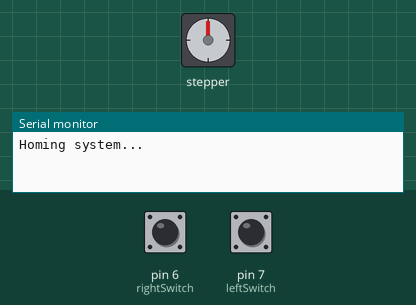
Recording of a sketch running on a simulated Arduino Uno, built with avr-gcc and run on an emulated ATmega328P. On the bench: stepper motor, the last lines printed to the serial monitor. Inputs (shaded band) come from the test bench; at power-on: pin 7 (leftSwitch) HIGH, pin 6 (rightSwitch) HIGH. Stepper angles assume 200 steps per turn.

Above: at 0.8 s.
0.9 s: pin 7 (leftSwitch) pulled LOW for 0.15 s
At 1.8 s:
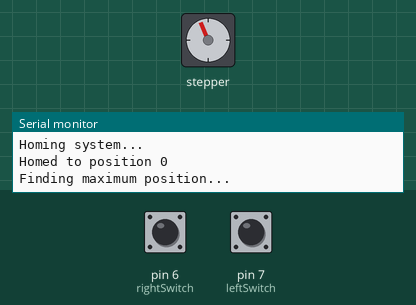
4.0 s: pin 6 (rightSwitch) pulled LOW for 0.15 s
At 4.3 s:
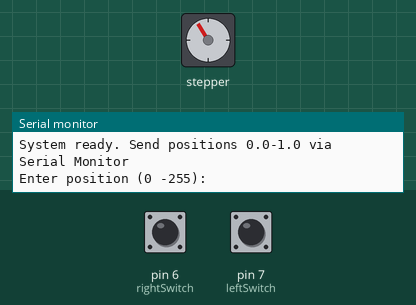
Timing chart, 0 to 7.0 s (numbered marks = the images above; inputs shaded):
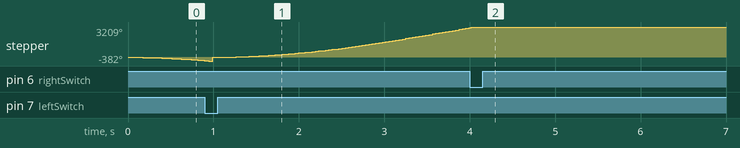

The sketch:

belt_trial_1.ino
```cpp
#include <AccelStepper.h>
#include <ezButton.h>

// Stepper pins (DM542T connections)
#define PULSE_PIN 9   // STEP to DM542T PUL+
#define DIR_PIN 8     // DIR to DM542T DIR+
AccelStepper stepper(AccelStepper::DRIVER, PULSE_PIN, DIR_PIN);

// Limit switches
ezButton leftSwitch(7);   // Left limit switch (position 0)
ezButton rightSwitch(6);  // Right limit switch (max position)

// Position tracking
long maxPosition = 2176;   // Your calibrated maximum steps
bool systemHomed = false;

void setup() {
  Serial.begin(9600);

  // Initialize limit switches with internal pull-ups
  leftSwitch.setDebounceTime(50);
  rightSwitch.setDebounceTime(50);

  // Configure stepper motor parameters (from DM542T manual [7.1-7.2.2])
  stepper.setMaxSpeed(1000);     // 1000 steps/sec (adjust based on mechanical limits)
  stepper.setAcceleration(500);  // Smooth acceleration (steps/sec²)

  homeSystem();  // Begin automatic homing sequence
}

void homeSystem() {
  Serial.println("Homing system...");

  // Phase 1: Move left until left switch is triggered
  while(leftSwitch.getState() == HIGH) {
    leftSwitch.loop();
    stepper.moveTo(-100000);  // Large negative value for continuous movement
    stepper.run();
  }

  stepper.stop();
  stepper.setCurrentPosition(0);
  Serial.println("Homed to position 0");

  // Phase 2: Find maximum position
  findMaxPosition();
}

void findMaxPosition() {
  Serial.println("Finding maximum position...");

  // Move right until right switch is triggered
  while(rightSwitch.getState() == HIGH) {
    rightSwitch.loop();
    stepper.moveTo(100000);  // Large positive value for continuous movement
    stepper.run();

    // Update max position tracking
    if(stepper.currentPosition() > maxPosition) {
      maxPosition = stepper.currentPosition();
    }
  }

  stepper.stop();
  stepper.setCurrentPosition(maxPosition);
  systemHomed = true;
  Serial.print("Max position found: ");
  Serial.println(maxPosition);
  Serial.println("System ready. Send positions 0.0-1.0 via Serial Monitor");
}

void loop() {
  leftSwitch.loop();
  rightSwitch.loop();

  if(systemHomed) {
    handleSerialInput();
    //stepper.run();

    // Safety constraints
    //if(stepper.targetPosition() < 0) stepper.stop();
    //stepper.moveTo(0)
    //if(stepper.targetPosition() > maxPosition) stepper.stop();
    //stepper.moveTo(maxPosition)
  }
}

union {
  byte bytes[4];
  float value;
} floatUnion;

void handleSerialInput() {
  float input = -1.0;
  bool validInput = false;

  Serial.println("Enter position (0 -255):");

  while (!validInput) {
    if (Serial.available() >= 1) {  // Wait for 1 byte (0–255)
      int byteValue = Serial.read(); // Read the single byte (0–255)
      input = byteValue / 255.0;     // Convert to 0.0–1.0
      Serial.println(input);
      // Validate (technically redundant but kept for safety)
      if (input >= 0.0 && input <= 1.0) {
        validInput = true;
      } else {
        Serial.print("Corrupted data: ");
        Serial.print(input, 3);
        Serial.println("! Resend value (0-255)");
      }
    }
    leftSwitch.loop();
    rightSwitch.loop();
  }
  moveToNormalized(input);
}


void moveToNormalized(float position) {
  long targetSteps = round(position * maxPosition);
  stepper.moveTo(targetSteps);

  Serial.print("Moving to: ");
  Serial.print(position * 100, 1);
  Serial.print("% (");
  Serial.print(targetSteps);
  Serial.println(" steps)");
  //stepper.stop();

  while(stepper.distanceToGo() != 0) {
    stepper.run();
    leftSwitch.loop();
    rightSwitch.loop();
  }
  delay(1500);


}
```
